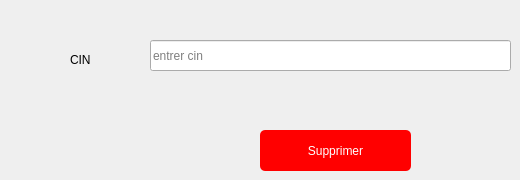
           <widget class="QWidget" name="tab_22">
            <attribute name="title">
             <string>Supprimer</string>
            </attribute>
            <widget class="QPushButton" name="supprimer_prod_4">
             <property name="geometry">
              <rect>
               <x>260</x>
               <y>130</y>
               <width>151</width>
               <height>41</height>
              </rect>
             </property>
             <property name="styleSheet">
              <string notr="true">border:none;
border-radius:5px;
background-color:red;
color:white;</string>
             </property>
             <property name="text">
              <string>Supprimer</string>
             </property>
            </widget>
            <widget class="QLineEdit" name="sup_id_prod_4">
             <property name="geometry">
              <rect>
               <x>150</x>
               <y>40</y>
               <width>361</width>
               <height>31</height>
              </rect>
             </property>
             <property name="placeholderText">
              <string>entrer cin </string>
             </property>
            </widget>
            <widget class="QLabel" name="id_sup_prod_4">
             <property name="geometry">
              <rect>
               <x>70</x>
               <y>50</y>
               <width>81</width>
               <height>20</height>
              </rect>
             </property>
             <property name="text">
              <string>CIN </string>
             </property>
            </widget>
           </widget>
